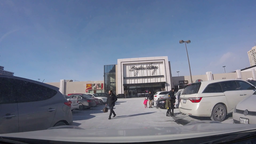
#> input picture sample.png, 256 x 144 px, shrunk from 1920 x 1080 before the run
$ python test_demo.py   (older library calls are emulated)
#> lines starting #> are read from the running program, lines starting #| are printed output that depends on the picture
### imagecorruptions/__init__.py
import numpy as np
from PIL import Image
from .corruptions import *

corruption_tuple = (gaussian_noise, shot_noise, impulse_noise, defocus_blur,
                    glass_blur, motion_blur, zoom_blur, snow, frost, fog,
                    brightness, contrast, elastic_transform, pixelate,
                    jpeg_compression, speckle_noise, gaussian_blur, spatter,
                    saturate)

corruption_dict = {corr_func.__name__: corr_func for corr_func in
                   corruption_tuple}


def corrupt(image, severity=1, corruption_name=None, corruption_number=-1):
    """This function returns a corrupted version of the given image.

    Args:
        image (numpy.ndarray):      image to corrupt; a numpy array in [0, 255], expected datatype is np.uint8
                                    expected shape is either (height x width x channels) or (height x width);
                                    width and height must be at least 32 pixels;
                                    channels must be 1 or 3;
        severity (int):             strength with which to corrupt the image; an integer in [1, 5]
        corruption_name (str):      specifies which corruption function to call, must be one of
                                        'gaussian_noise', 'shot_noise', 'impulse_noise', 'defocus_blur',
                                        'glass_blur', 'motion_blur', 'zoom_blur', 'snow', 'frost', 'fog',
                                        'brightness', 'contrast', 'elastic_transform', 'pixelate', 'jpeg_compression',
                                        'speckle_noise', 'gaussian_blur', 'spatter', 'saturate';
                                    the last four are validation corruptions
        corruption_number (int):    the position of the corruption_name in the above list; an integer in [0, 18];
                                        useful for easy looping; 15, 16, 17, 18 are validation corruption numbers
    Returns:
        numpy.ndarray:              the image corrupted by a corruption function at the given severity; same shape as input
    """

    if not isinstance(image, np.ndarray):
        raise AttributeError('Expecting type(image) to be numpy.ndarray')
    if not (image.dtype.type is np.uint8):
        raise AttributeError('Expecting image.dtype.type to be numpy.uint8')

    if not (image.ndim in [2,3]):
        raise AttributeError('Expecting image.shape to be either (height x width) or (height x width x channels)')
    if image.ndim == 2:
        image = np.stack((image,)*3, axis=-1)

    height, width, channels = image.shape

    if (height < 32 or width < 32):
        raise AttributeError('Image width and height must be at least 32 pixels')

    if not (channels in [1,3]):
        raise AttributeError('Expecting image to have either 1 or 3 channels (last dimension)')

    if channels == 1:
        image = np.stack((np.squeeze(image),)*3, axis=-1)

    if not severity in [1,2,3,4,5]:
        raise AttributeError('Severity must be an integer in [1, 5]')

    if not (corruption_name is None):
        image_corrupted = corruption_dict[corruption_name](Image.fromarray(image),
                                                       severity)
    elif corruption_number != -1:
        image_corrupted = corruption_tuple[corruption_number](Image.fromarray(image),
                                                          severity)
    else:
        raise ValueError("Either corruption_name or corruption_number must be passed")

    return np.uint8(image_corrupted)

def get_corruption_names(subset='common'):
    if subset == 'common':
        return [f.__name__ for f in corruption_tuple[:15]]
    elif subset == 'validation':
        return [f.__name__ for f in corruption_tuple[15:]]
    elif subset == 'all':
        return [f.__name__ for f in corruption_tuple]
    elif subset == 'noise':
        return [f.__name__ for f in corruption_tuple[0:3]]
    elif subset == 'blur':
        return [f.__name__ for f in corruption_tuple[3:7]]
    elif subset == 'weather':
        return [f.__name__ for f in corruption_tuple[7:11]]
    elif subset == 'digital':
        return [f.__name__ for f in corruption_tuple[11:15]]
    else:
        raise ValueError("subset must be one of ['common', 'validation', 'all']")

### imagecorruptions/corruptions.py
# -*- coding: utf-8 -*-

import numpy as np
import math
from PIL import Image

# /////////////// Corruption Helpers ///////////////

import skimage as sk
from skimage.filters import gaussian
from io import BytesIO
import cv2
from scipy.ndimage import zoom as scizoom
from scipy.ndimage.interpolation import map_coordinates
import warnings
import os
from pkg_resources import resource_filename
from numba import njit, prange


def disk(radius, alias_blur=0.1, dtype=np.float32):
    if radius <= 8:
        L = np.arange(-8, 8 + 1)
        ksize = (3, 3)
    else:
        L = np.arange(-radius, radius + 1)
        ksize = (5, 5)
    X, Y = np.meshgrid(L, L)
    aliased_disk = np.array((X ** 2 + Y ** 2) <= radius ** 2, dtype=dtype)
    aliased_disk /= np.sum(aliased_disk)

    # supersample disk to antialias
    return cv2.GaussianBlur(aliased_disk, ksize=ksize, sigmaX=alias_blur)


# modification of https://github.com/FLHerne/mapgen/blob/master/diamondsquare.py
# [51 lines left out: function plasma_fractal, not called in this run]


def clipped_zoom(img, zoom_factor):
    # clipping along the width dimension:
    ch0 = int(np.ceil(img.shape[0] / float(zoom_factor)))
    top0 = (img.shape[0] - ch0) // 2

    # clipping along the height dimension:
    ch1 = int(np.ceil(img.shape[1] / float(zoom_factor)))
    top1 = (img.shape[1] - ch1) // 2

    img = scizoom(img[top0:top0 + ch0, top1:top1 + ch1],
                  (zoom_factor, zoom_factor, 1), order=1)

    return img

def getOptimalKernelWidth1D(radius, sigma):
    return radius * 2 + 1

def gauss_function(x, mean, sigma):
    return (np.exp(- (x - mean)**2 / (2 * (sigma**2)))) / (np.sqrt(2 * np.pi) * sigma)

def getMotionBlurKernel(width, sigma):
    k = gauss_function(np.arange(width), 0, sigma)
    Z = np.sum(k)
    return k/Z

def shift(image, dx, dy):
    if(dx < 0):
        shifted = np.roll(image, shift=image.shape[1]+dx, axis=1)
        shifted[:,dx:] = shifted[:,dx-1:dx]
    elif(dx > 0):
        shifted = np.roll(image, shift=dx, axis=1)
        shifted[:,:dx] = shifted[:,dx:dx+1]
    else:
        shifted = image

    if(dy < 0):
        shifted = np.roll(shifted, shift=image.shape[0]+dy, axis=0)
        shifted[dy:,:] = shifted[dy-1:dy,:]
    elif(dy > 0):
        shifted = np.roll(shifted, shift=dy, axis=0)
        shifted[:dy,:] = shifted[dy:dy+1,:]
    return shifted

def _motion_blur(x, radius, sigma, angle):
    width = getOptimalKernelWidth1D(radius, sigma)
    kernel = getMotionBlurKernel(width, sigma)
    point = (width * np.sin(np.deg2rad(angle)), width * np.cos(np.deg2rad(angle)))
    hypot = math.hypot(point[0], point[1])

    blurred = np.zeros_like(x, dtype=np.float32)
    for i in range(width):
        dy = -math.ceil(((i*point[0]) / hypot) - 0.5)
        dx = -math.ceil(((i*point[1]) / hypot) - 0.5)
        if (np.abs(dy) >= x.shape[0] or np.abs(dx) >= x.shape[1]):
            # simulated motion exceeded image borders
            break
        shifted = shift(x, dx, dy)
        blurred = blurred + kernel[i] * shifted
    return blurred

# Numba nopython compilation to shuffle_pixles
@njit()
def _shuffle_pixels_njit_glass_blur(d0,d1,x,c):

    # locally shuffle pixels
    for i in range(c[2]):
        for h in range(d0 - c[1], c[1], -1):
            for w in range(d1 - c[1], c[1], -1):
                dx, dy = np.random.randint(-c[1], c[1], size=(2,))
                h_prime, w_prime = h + dy, w + dx
                # swap
                x[h, w], x[h_prime, w_prime] = x[h_prime, w_prime], x[h, w]
    return x

# /////////////// End Corruption Helpers ///////////////


# /////////////// Corruptions ///////////////

# [33 lines left out: functions gaussian_noise, shot_noise, impulse_noise, speckle_noise, gaussian_blur, not called in this run]


def glass_blur(x, severity=1):
    # sigma, max_delta, iterations
    c = [(0.7, 1, 2), (0.9, 2, 1), (1, 2, 3), (1.1, 3, 2), (1.5, 4, 2)][
        severity - 1]

    x = np.uint8(
        gaussian(np.array(x) / 255., sigma=c[0], multichannel=True) * 255)

    x = _shuffle_pixels_njit_glass_blur(np.array(x).shape[0],np.array(x).shape[1],x,c)

    return np.clip(gaussian(x / 255., sigma=c[0], multichannel=True), 0,
                   1) * 255

def defocus_blur(x, severity=1):
    c = [(3, 0.1), (4, 0.5), (6, 0.5), (8, 0.5), (10, 0.5)][severity - 1]

    x = np.array(x) / 255.
    kernel = disk(radius=c[0], alias_blur=c[1])

    channels = []
    if len(x.shape) < 3 or x.shape[2] < 3:
        channels = np.array(cv2.filter2D(x, -1, kernel))
    else:
        for d in range(3):
            channels.append(cv2.filter2D(x[:, :, d], -1, kernel))
        channels = np.array(channels).transpose((1, 2, 0))

    return np.clip(channels, 0, 1) * 255


def motion_blur(x, severity=1):
    shape = np.array(x).shape
    c = [(10, 3), (15, 5), (15, 8), (15, 12), (20, 15)][severity - 1]
    x = np.array(x)

    angle = np.random.uniform(-45, 45)
    x = _motion_blur(x, radius=c[0], sigma=c[1], angle=angle)

    if len(x.shape) < 3 or x.shape[2] < 3:
        gray = np.clip(np.array(x).transpose((0, 1)), 0, 255)
        if len(shape) >= 3 or shape[2] >=3:
            return np.stack([gray, gray, gray], axis=2)
        else:
            return gray
    else:
        return np.clip(x, 0, 255)


def zoom_blur(x, severity=1):
    c = [np.arange(1, 1.11, 0.01),
         np.arange(1, 1.16, 0.01),
         np.arange(1, 1.21, 0.02),
         np.arange(1, 1.26, 0.02),
         np.arange(1, 1.31, 0.03)][severity - 1]

    x = (np.array(x) / 255.).astype(np.float32)
    out = np.zeros_like(x)

    set_exception = False
    for zoom_factor in c:
        if len(x.shape) < 3 or x.shape[2] < 3:
            x_channels = np.array([x, x, x]).transpose((1, 2, 0))
            zoom_layer = clipped_zoom(x_channels, zoom_factor)
            zoom_layer = zoom_layer[:x.shape[0], :x.shape[1], 0]
        else:
            zoom_layer = clipped_zoom(x, zoom_factor)
            zoom_layer = zoom_layer[:x.shape[0], :x.shape[1], :]

        try:
            out += zoom_layer
        except ValueError:
            set_exception = True
            out[:zoom_layer.shape[0], :zoom_layer.shape[1]] += zoom_layer

    if set_exception:
        print('ValueError for zoom blur, Exception handling')
    x = (x + out) / (len(c) + 1)
    return np.clip(x, 0, 1) * 255


def next_power_of_2(x):
    return 1 if x == 0 else 2 ** (x - 1).bit_length()


# [71 lines left out: functions fog, frost, not called in this run]


def rgb2gray(rgb):
    return np.dot(rgb[..., :3], [0.2989, 0.5870, 0.1140])


# [213 lines left out: functions snow, spatter, contrast, brightness, saturate, jpeg_compression and 2 more, not called in this run]

# /////////////// End Corruptions ///////////////

### test_demo.py
from imagecorruptions import corrupt, get_corruption_names
from PIL import Image
import numpy as np
import matplotlib.pyplot as plt
import time
image = np.asarray(Image.open('sample.png'))
#> image is the input picture: shape (144, 256, 3); mean R, G, B 111, 121.5, 143.7
#image = np.ones((427, 640, 3), dtype=np.uint8)

# corrupted_image = corrupt(img, corruption_name='gaussian_blur', severity=1)

for corruption in get_corruption_names('blur'):
    tic = time.time()
    for severity in range(5):
        corrupted = corrupt(image, corruption_name=corruption, severity=severity+1)
        plt.imshow(corrupted)
        plt.show()
    print(corruption, time.time() - tic)
#> this loop made 4 passes
#> pass 1, in defocus_blur, `x = np.array(x) / 255.`:
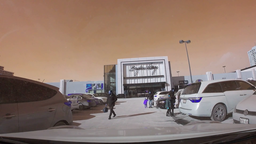
#> x: shape (144, 256, 3) float64; mean of channels 0, 1, 2 0.435, 0.477, 0.564; drawn as B, G, R
#> pass 1, in corrupt, `image_corrupted = corruption_dict[corruption_name](Image.fromarray(ima..`:
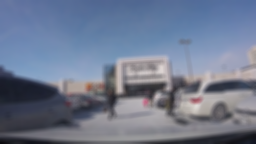
#> image_corrupted: shape (144, 256, 3) float64; mean R, G, B 111, 121.6, 143.8
#> pass 1, in corrupt (call 3), `image_corrupted = corruption_dict[corruption_name](Image.fromarray(ima..`:
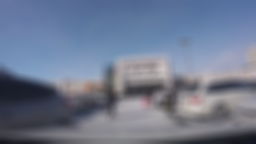
#> image_corrupted: shape (144, 256, 3) float64; mean R, G, B 111.1, 121.7, 143.8
#> pass 2, `plt.show()`:
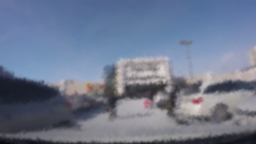
#> shown: shape (144, 256, 3); mean R, G, B 109.9, 120.6, 143
#> pass 2, `plt.show()`:
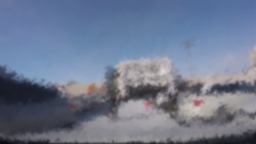
#> shown: shape (144, 256, 3); mean R, G, B 109.8, 120.7, 143.5
#> pass 2, `plt.show()`:
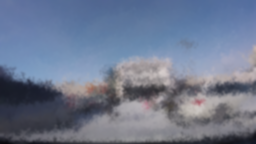
#> shown: shape (144, 256, 3); mean R, G, B 109.6, 120.5, 143.1
#> pass 2, `plt.show()`:
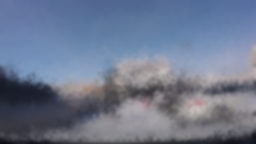
#> shown: shape (144, 256, 3); mean R, G, B 108.8, 119.7, 142.3
